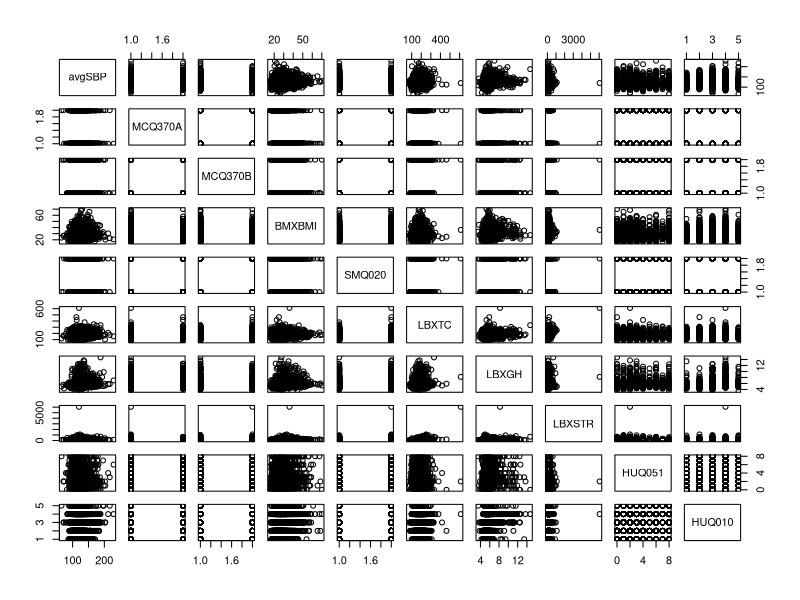
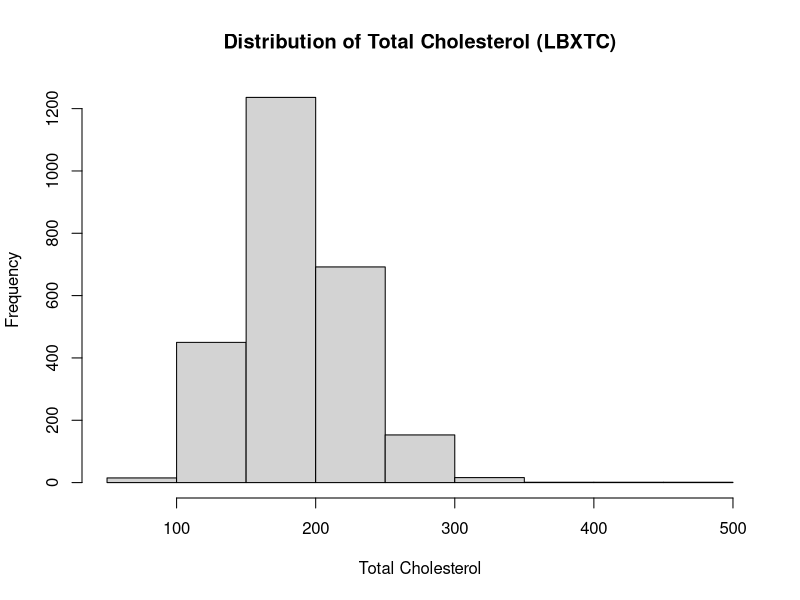
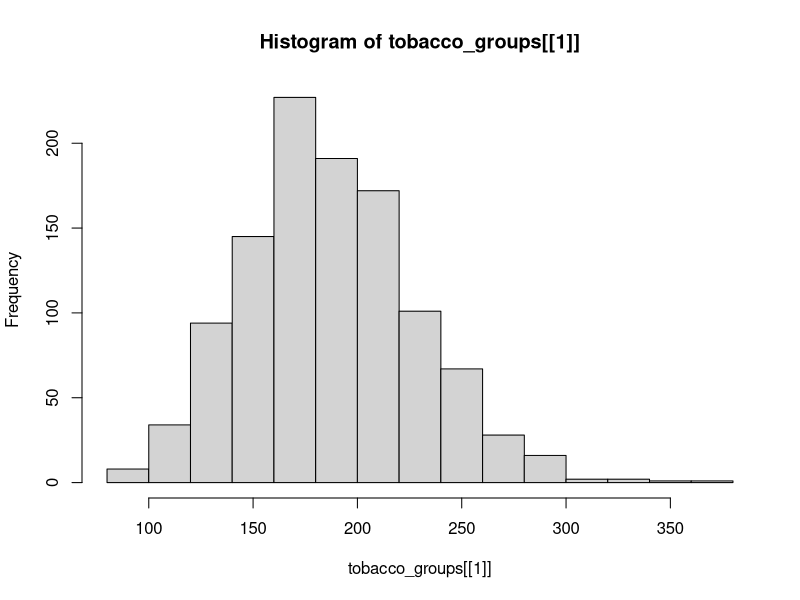
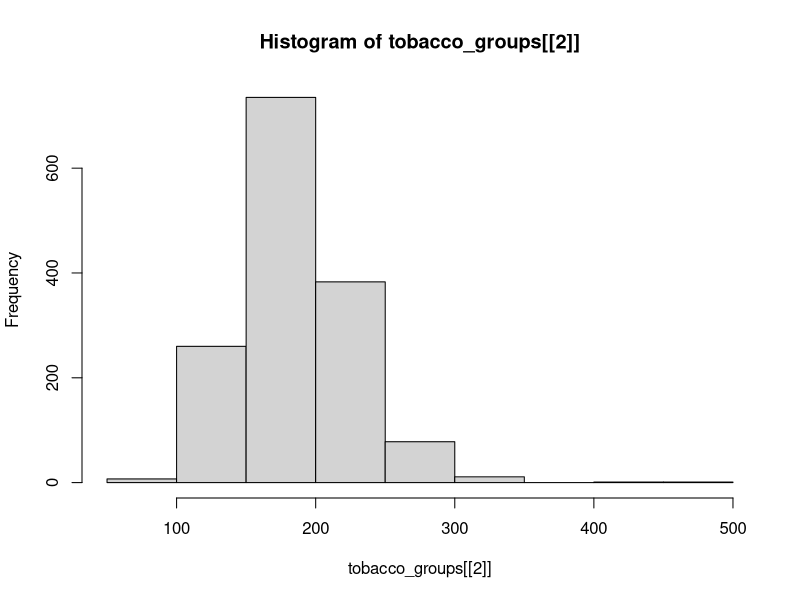
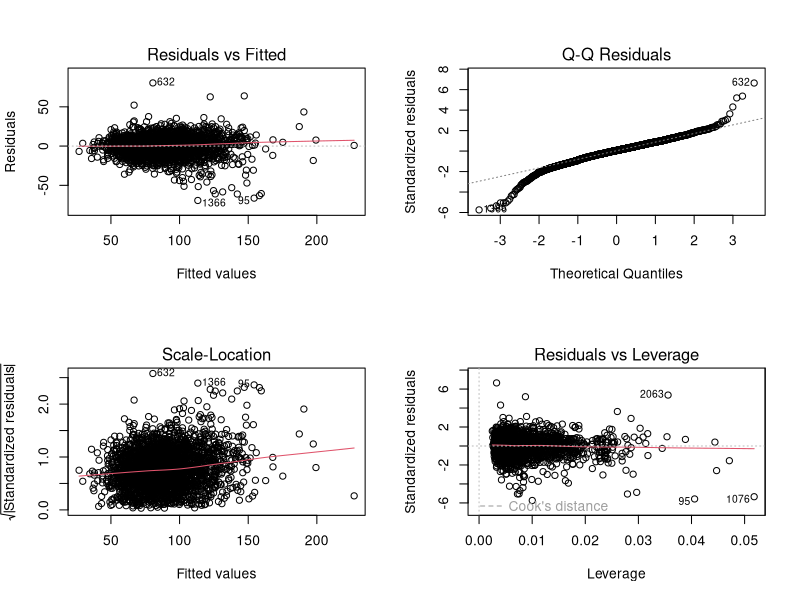
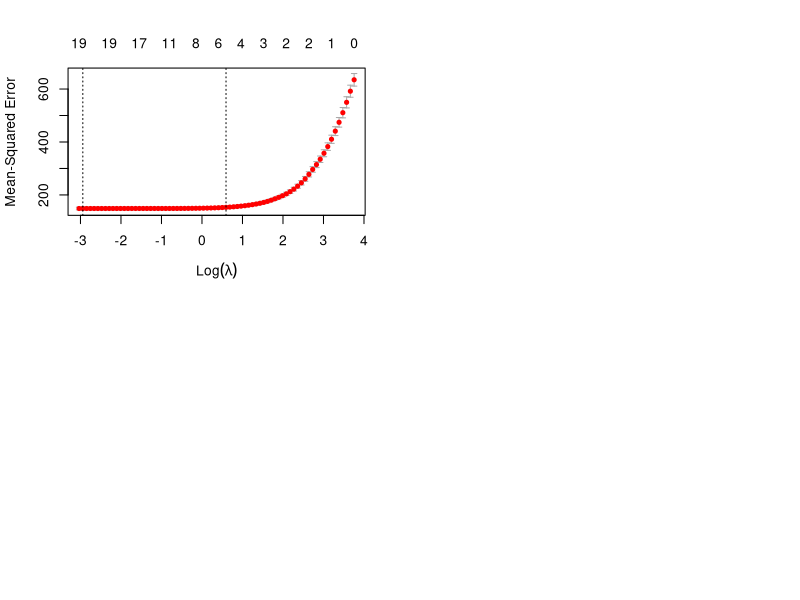
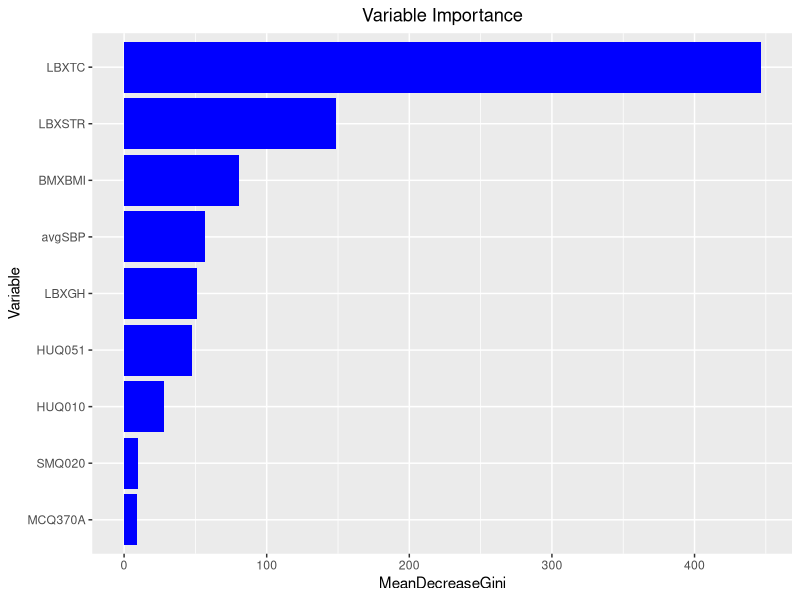

Here is the R script that generated these plots, in order:
#Libraries
library(tidyverse)
library(glmnet)
library(randomForest)
library(caret)
library(conflicted)
#library(MASS)
conflicts_prefer(dplyr::select)
conflicts_prefer(dplyr::filter)

#Read Filtered Data
filtered_df<- read.csv("Filtered Data.csv")
filtered_df <- filtered_df[,-1] #remove rowID read in

#Selection of Indepenent Variables
variables <- c(  "X", #Respondent ID
                 "LBXAPB", #Apo B, dependent variable
                 "avgSBP", #Calculated Average SBP during processing script
                 "MCQ370A", #Controlling or losing weight?
                 "MCQ370B", #Increasing exercise?
                 "BMXBMI", #BMI
                 "SMQ020", #Tobacco Use
                 "LBXTC", #Total Cholesterol
                 "LBXGH", #A1c
                 "LBXSTR", #Triglycerides
                 "HUQ051", #Number of times received healthcare over last year
                 "HUQ010") #Health Quality 1-5

df <- filtered_df %>% select(any_of(variables))

#Exploratory Analysis/QC
df %>% select(-c(X,LBXAPB)) %>% plot()
df %>% select(-c(X,LBXAPB)) %>% cor()

#MCQ370A and MCQ370B highly correlated at 0.47, remove MCQ370B
#MCQ370A and BMI negatively correlated at -.23, keep
#Triglycerides and TC correlated at 0.35, keep due to pathophysiologic plausability
#HUQ010 and HUQ051 correlated at 0.22, keep
df <- df %>% select(-MCQ370B)

#Remove Outliers in LBXTC and LBXSTR
head(sort(df$LBXTC,decreasing=T))
head(sort(df$LBXSTR,decreasing=T))

df <- df %>% filter(LBXTC != 612 | LBXSTR != 6057)

#Scale Continuous Variables
scaled_df <- df %>% select(-c(X,LBXAPB,MCQ370A,SMQ020,HUQ051,HUQ010)) %>% scale()

#Set Dummy Variables to 0/1 instead of 1/2
dummy_df <- df  %>% select(c(MCQ370A,SMQ020)) 
dummy_df$MCQ370A <- dummy_df$MCQ370A - 1
dummy_df$SMQ020 <- dummy_df$SMQ020 - 1

#Create Multiple Indicator Variables
df$HUQ010 <- factor(df$HUQ010)
df$HUQ051 <- factor(df$HUQ051)
indicator_df <- df %>% select(c(HUQ051, HUQ010)) %>%
  data.frame(., model.matrix( ~ HUQ010 + HUQ051, .)[, -1]) %>%
  select(!c(HUQ051, HUQ010))

#Combine back into dataframe
model_df <- cbind(df$LBXAPB,scaled_df,dummy_df,indicator_df)
colnames(model_df)[1] <- "LBXAPB"

#
tobacco_groups <- split(df$LBXTC, df$SMQ020)

# Histogram for the distribution of LBXTC
hist(df$LBXTC, main = "Distribution of Total Cholesterol (LBXTC)", xlab = "Total Cholesterol")
hist(tobacco_groups[[1]])
hist(tobacco_groups[[2]])

# Normality Test
shapiro.test(df$LBXTC)
shapiro.test(tobacco_groups[[1]])
shapiro.test(tobacco_groups[[2]])

#Perform the Mann-Whitney U test (Wilcoxon Rank-Sum test)
wilcox.test(tobacco_groups[[1]], tobacco_groups[[2]], alternative = "greater")


# Build the main linear regression model and check residuals
model_main <- lm(LBXAPB ~ ., data = model_df)
summary(model_main)
par(mfrow = c(2, 2))
plot(model_main)

# Stepwise model selection
full_model <- lm(LBXAPB ~ ., data = model_df)

library(MASS)
stepwise_model <- stepAIC(full_model, direction = "both")
summary(stepwise_model)

#Build the final model based on the stepwise variable selection
final_model<- lm(LBXAPB ~ BMXBMI + LBXTC + LBXGH + LBXSTR + SMQ020 + HUQ0103 + 
                   HUQ0104 + HUQ0105 + HUQ0512 + HUQ0513 + HUQ0516 + HUQ0518, data = model_df)

summary(final_model)

# ElasticNet
x <- model.matrix(~.-LBXAPB, data = model_df)[,-1]
y <- model_df$LBXAPB

cv_model_full <- cv.glmnet(x, y, alpha = 0.5) 
plot(cv_model_full)
coef(cv_model_full, s = "lambda.1se")

#Random Forest Analysis
set.seed(715)

#dichotomize ApoB to < 100 vs >= 100
rf_df <- df
rf_df$APOB_cat <- ""
rf_df$APOB_cat[rf_df$LBXAPB >= 100] <- 1
rf_df$APOB_cat[rf_df$LBXAPB < 100] <- 0
rf_df$APOB_cat <- factor(rf_df$APOB_cat)
rf_df <- rf_df %>% dplyr::select(-c(X,LBXAPB))

#Split into 4:1 test/train data
train_index <- createDataPartition(rf_df$APOB_cat, p=0.8, list=F)
train_df <- rf_df[train_index,]
test_df <- rf_df[-train_index,]

#Train RF Model
rf_model <- randomForest(APOB_cat~.,data=train_df,ntree=500,importance=T)

#Predictions on Test Dataset
predictions <- predict(rf_model,newdata = test_df)

#Confusion Matrix
conf_matrix <- confusionMatrix(predictions,test_df$APOB_cat)

conf_matrix

#Importance Plot
importance_values <- data.frame(importance(rf_model)) %>% rownames_to_column("Variable")
importance_values$Variable <- factor(importance_values$Variable,levels = importance_values$Variable[order(importance_values$MeanDecreaseGini,decreasing = F)])
importance_values

importance_values %>% ggplot(aes(y=MeanDecreaseGini,x=Variable)) +
  geom_bar(stat="identity",fill="blue") +
  coord_flip() +
  labs(title = "Variable Importance")+
  theme(plot.title = element_text(hjust = 0.5))

  
